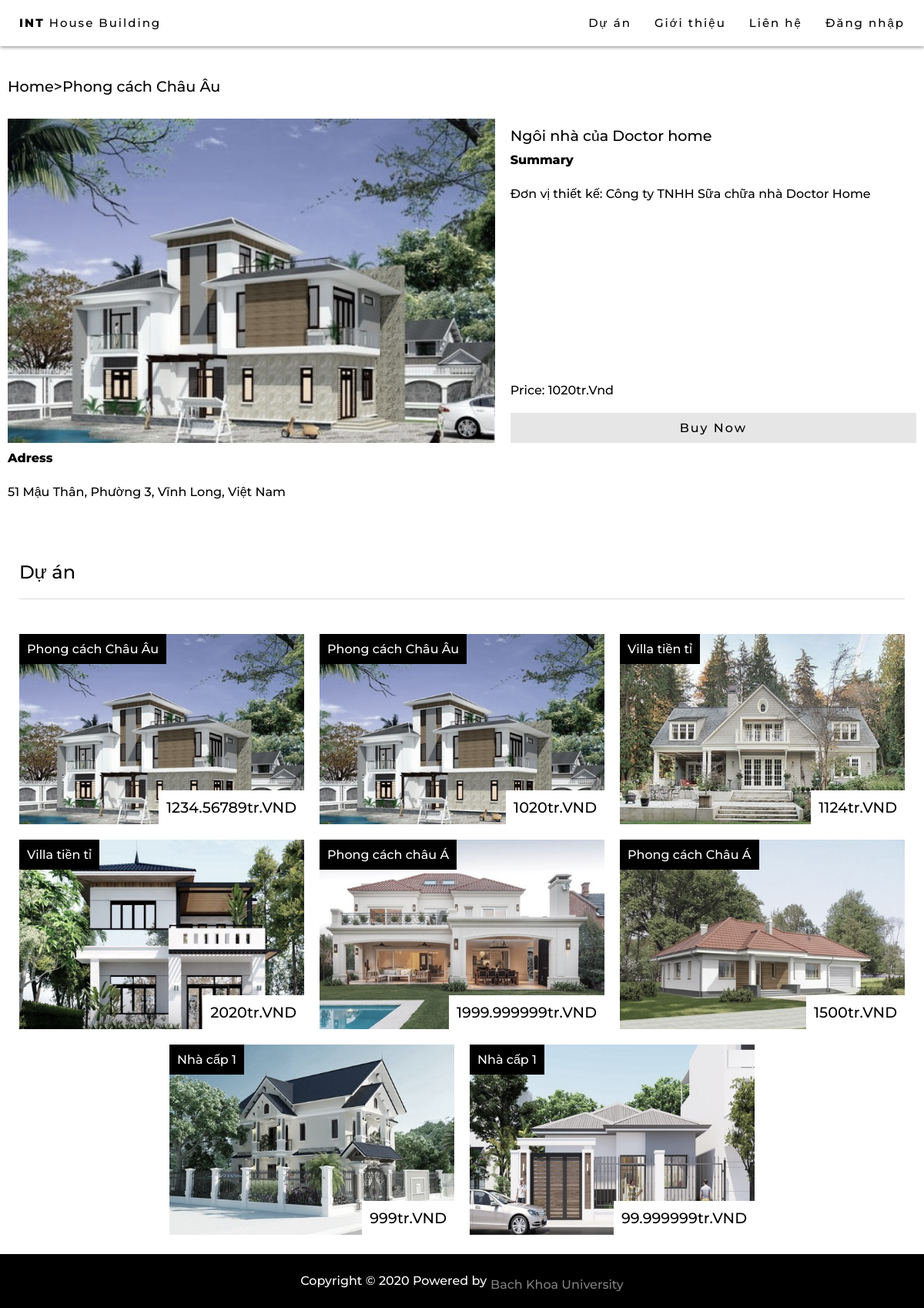
/product.php?id=2, run on the app's committed database.
### tables this page shows
CREATE TABLE `post` (
  `id` int(5) NOT NULL,
  `cost` int(15) NOT NULL,
  `category` varchar(100) NOT NULL,
  `poster` int(11) NOT NULL,
  `content` varchar(500) NOT NULL,
  `img` varchar(100) NOT NULL DEFAULT 'house.png',
  `title` varchar(100) NOT NULL,
  `address` varchar(8000) NOT NULL
);

### product.php (the view, shortened to what this page needs)
    <?php
    include('session.php');
    include("config.php");
    ?>
<!DOCTYPE html>
<html lang="en">
<head>
    <link rel="stylesheet" href="styleProduct.css">
    <link rel="stylesheet" href="https://cdnjs.cloudflare.com/ajax/libs/font-awesome/4.7.0/css/font-awesome.min.css">
</head>
<body>
    <div id="navbar">
        <a href="index.php" class="home button">
            <b>INT</b> House Building
        </a>
        <?php
        if (!isset($_SESSION['login_user'])) {
            echo "<a href='#' id='myBtnMobile' class='button' onclick='openModal()'> Đăng nhập</a>";
        } else {
            echo "<a href='#' id='myBtnInfo' class='button' onclick='openModalInfo()'> Hello:" . $login_session . "</a>";
        }
        ?>
        <a href="index.php#contact" class="button">
            Liên hệ
        </a>
        <a href="index.php##about" class="button">
            Giới thiệu
        </a>
        <a href="index.php#projects" class="button">
            Dự án
        </a>
    </div>
    <div class="main_content">
        <div id="products">
            <?php
                $postid = $_GET['id'];
                $sql = "SELECT * FROM post WHERE id = '$postid'";
                $result = mysqli_query($db, $sql);
                $row = mysqli_fetch_array($result, MYSQLI_ASSOC);
                echo "<h3 style='margin:30px 0px;'>Home>".$row['category']."</h3>
                <div class='sub_content_product'>
                    <div class='product-picture'>
                    <img src='./img/" . $row['img'] ."' alt='".$row['img']."' class='sub_picture'>
                    </div>
                    <div class='product-content'>
                        <div>
                            <h3>".$row['title']."</h3>
                            <b>Summary</b>
                            <p>".$row['content']."</p>
                        </div>
                        <div>
                            <h4>Price: ".(string)($row['cost'] / 1000000)."tr.Vnd
                            </h4>
                            <a href='#' class='button about'>Buy Now</a>
                        </div>
                    </div>
                </div>
                <div class='decription'>
                    <b>Adress</b>
                    <p>".$row['address']."</p>
                </div>";
            ?>
        </div>
        <div id="projects">
            <div class="sub_title">
                <h2>Dự án</h2>
            </div>
            <div class="projects_content">
                <?php
                $sql = "SELECT * FROM post ORDER BY id LIMIT 8 OFFSET 0";
                $result = mysqli_query($db, $sql);
                if ($result->num_rows > 0) {
                    while ($row = $result->fetch_assoc()) {
                        echo "<div class='sub_content' onclick='viewDetail(" . $row['id'] . ")'>
                                <img src='./img/" . $row['img'] . "' alt='house1' class='sub_picture'>
                                <div class='sub_text'>
                                    <span>" . $row['category'] . "</span>
                                </div>
                                <div class='prices'>
                                    <span>" . (string)($row['cost'] / 1000000) . "tr.VND</span>
                                </div>
                            </div>";
                    }
                }
                ?>
            </div>
        </div>
    </div>
    <footer style="width: 100%;">
        <div class="footer">Copyright © 2020 Powered by <a style="color: gray; text-decoration: none; margin-left: 5px;" href="#" target="_blank">Bach Khoa
                University</a>
        </div>
    </footer>
</body>
</html>

### styleProduct.css (style rules this page uses)
* { font-family: 'Montserrat', sans-serif; text-decoration: none; font-weight: 500; margin: unset; }
html { scroll-behavior: smooth; }
b { font-weight: 800; }
p { margin: 25px 0px; text-align: left; }
#navbar { overflow: hidden; position: fixed; top: 0; z-index: 6; background-color: white; height: 60px; width: 100%; font-size: 15px; padding: 5px 10px; box-shadow: 0 1px 5px 0 gray; box-sizing: border-box; }
.button { margin: 5px 5px; float: right; color: black; padding: 10px 10px; letter-spacing: 2px; }
.home { float: left; }
.main_content { margin-top: 60px; width: 100%; }
.sub_title { padding: 20px 25px; }
#products { width: 100%; max-width: 1550px; display: flex; flex-direction: column; margin: 5px; margin-right: auto; margin-left: auto; box-sizing: border-box; padding: 10px; background-color: white; }
.prices { position: absolute; background-color: white; color: black; padding: 10px; bottom: 10px; right: 10px; font-weight: 800; font-size: 120%; }
.sub_content_product { display: flex; position: relative; }
.sub_content { position: relative; padding: 10px; width: 25%; box-sizing: border-box; display: flex; flex-direction: column; cursor: pointer; }
@media only screen and (max-width: 1300px) { .sub_content { width: 33.333333%; } }
.product-content { display: flex; flex-direction: column; justify-content: space-between; width: 50%; margin-left: 20px; }
#projects { max-width: 1550px; width: 100%; background-color: white; margin: 0px auto; }
.projects_content { display: flex; flex-flow: row wrap; justify-content: center; position: relative; padding: 15px; }
.product-picture { position: relative; width: 60%; box-sizing: border-box; display: flex; flex-direction: column; }
.decription { margin-top: 10px; }
@media only screen and (max-width: 1300px) { .product-picture { width: 60%; } }
.sub_text { position: absolute; background-color: black; color: white; padding: 10px; top: 10px; left: 10px; }
.sub_picture { width: 100%; height: auto; filter: grayscale(50%); }
h2 { padding: 20px 0px; border-bottom: 1px solid rgb(221, 221, 221); }
h3 { font-size: 1.2em; margin: 10px 0px; }
h4 { margin: 20px 0px; }
a { color: black; margin-top: 10px; }
.button.about { background-color: rgb(230, 230, 230); width: calc(100% - 20px); text-align: center; margin: unset; }
.footer { background-color: black; color: white; width: 100%; height: 70px; display: flex; align-items: center; justify-content: center; }

### data on the page
post: category "Phong cách Châu Âu", img (picture), title "Ngôi nhà của Doctor home", content "Đơn vị thiết kế: Công ty TNHH Sữa chữa nhà Doctor Home", $row['cost']/1000000 "1020", address "51 Mậu Thân, Phường 3, Vĩnh Long, Việt Nam"
post: img (picture), category "Phong cách Châu Âu", $row['cost']/1000000 "1234.56789"
post: img (picture), category "Villa tiền tỉ", $row['cost']/1000000 "1124"
post: img (picture), category "Villa tiền tỉ", $row['cost']/1000000 "2020"
post: img (picture), category "Phong cách châu Á", $row['cost']/1000000 "1999.999999"
post: img (picture), category "Phong cách Châu Á", $row['cost']/1000000 "1500"
post: img (picture), category "Nhà cấp 1", $row['cost']/1000000 "999"
post: img (picture), category "Nhà cấp 1", $row['cost']/1000000 "99.999999"
